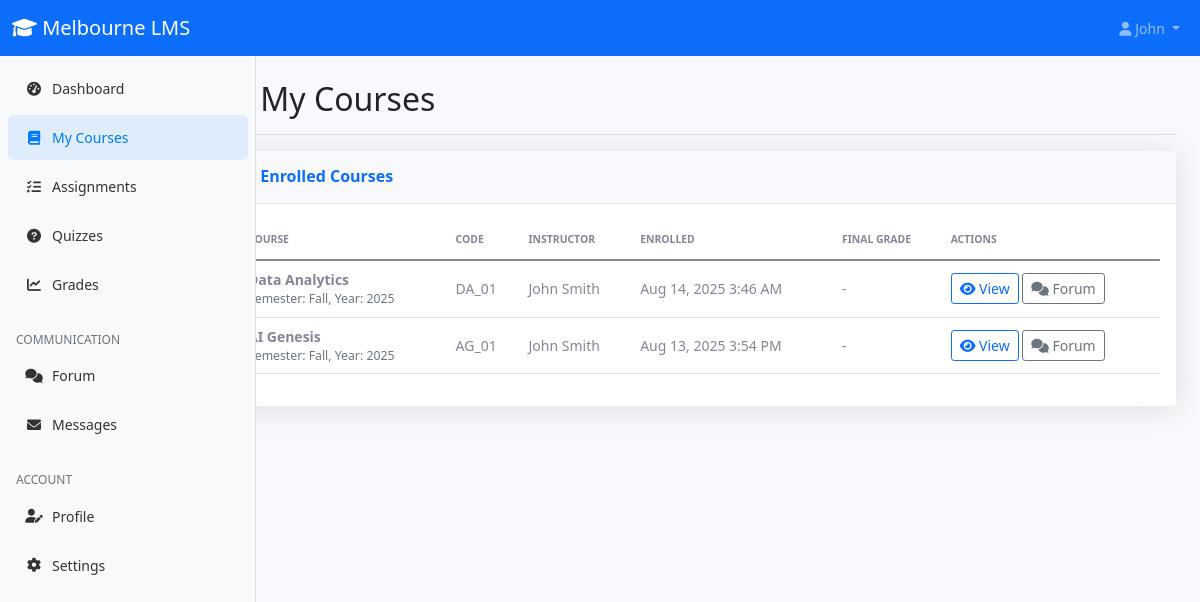
/student/courses.php (signed in), run on the app's committed database.
### tables this page shows
CREATE TABLE `enrollments` (
  `id` int(11) NOT NULL,
  `student_id` int(11) NOT NULL,
  `course_id` int(11) NOT NULL,
  `enrollment_date` timestamp NOT NULL DEFAULT current_timestamp(),
  `status` enum('enrolled','completed','dropped') DEFAULT 'enrolled',
  `final_grade` decimal(5,2) DEFAULT NULL
);

CREATE TABLE `courses` (
  `id` int(11) NOT NULL,
  `title` varchar(200) NOT NULL,
  `description` text DEFAULT NULL,
  `instructor_id` int(11) NOT NULL,
  `course_code` varchar(20) NOT NULL,
  `credits` int(11) DEFAULT 3,
  `semester` varchar(20) DEFAULT NULL,
  `year` int(11) DEFAULT NULL,
  `max_students` int(11) DEFAULT 50,
  `status` enum('active','inactive') DEFAULT 'active',
  `created_at` timestamp NOT NULL DEFAULT current_timestamp()
);

CREATE TABLE `users` (
  `id` int(11) NOT NULL,
  `username` varchar(50) NOT NULL,
  `email` varchar(100) NOT NULL,
  `password` varchar(255) NOT NULL,
  `first_name` varchar(50) NOT NULL,
  `last_name` varchar(50) NOT NULL,
  `role` enum('student','instructor','admin') NOT NULL,
  `profile_image` varchar(255) DEFAULT NULL,
  `created_at` timestamp NOT NULL DEFAULT current_timestamp(),
  `updated_at` timestamp NOT NULL DEFAULT current_timestamp() ON UPDATE current_timestamp()
);

### config/database.php (called while the page is built, shortened)
<?php
function formatDate($date)
{
    return date('M j, Y g:i A', strtotime($date));
}

### student/courses.php (the view, shortened to what this page needs)
<?php
require_once '../config/database.php';
$database = new Database();
$db = $database->getConnection();
$query = "SELECT c.*, u.first_name, u.last_name, e.enrollment_date, e.final_grade
          FROM courses c
          JOIN enrollments e ON c.id = e.course_id
          JOIN users u ON c.instructor_id = u.id
          WHERE e.student_id = ? AND e.status = 'enrolled'
          ORDER BY e.enrollment_date DESC";
$stmt = $db->prepare($query);
$stmt->execute([$_SESSION['user_id']]);
$enrolledCourses = $stmt->fetchAll(PDO::FETCH_ASSOC);
?>
<!DOCTYPE html>
<html lang="en">
<head>
	<link href="https://cdn.jsdelivr.net/npm/bootstrap@5.1.3/dist/css/bootstrap.min.css" rel="stylesheet">
	<link href="https://cdnjs.cloudflare.com/ajax/libs/font-awesome/6.0.0/css/all.min.css" rel="stylesheet">
	<link href="../assets/css/dashboard.css" rel="stylesheet">
</head>
<body>
	<?php include '../includes/student_navbar.php'; ?>
	<div class="container-fluid">
		<div class="row">
			<?php include '../includes/student_sidebar.php'; ?>
			<main class="col-md-9 ms-sm-auto col-lg-10 px-md-4">
				<div class="d-flex justify-content-between flex-wrap flex-md-nowrap align-items-center pt-3 pb-2 mb-3 border-bottom">
					<h1 class="h2"><i class="fas fa-book"></i> My Courses</h1>
				</div>
				<div class="card shadow">
					<div class="card-header py-3">
						<h6 class="m-0 font-weight-bold text-primary"><i class="fas fa-list"></i> Enrolled Courses</h6>
					</div>
					<div class="card-body">
						<?php if (empty($enrolledCourses)): ?>
							<div class="text-center py-4">
								<i class="fas fa-book fa-3x text-gray-300 mb-3"></i>
								<p class="text-muted">You are not enrolled in any courses yet.</p>
							</div>
						<?php else: ?>
							<div class="table-responsive">
								<table class="table table-hover align-middle">
									<thead>
										<tr>
											<th>Course</th>
											<th>Code</th>
											<th>Instructor</th>
											<th>Enrolled</th>
											<th>Final Grade</th>
											<th>Actions</th>
										</tr>
									</thead>
									<tbody>
										<?php foreach ($enrolledCourses as $course): ?>
										<tr>
											<td>
												<strong><?php echo htmlspecialchars($course['title']); ?></strong>
												<div class="small text-muted">Semester: <?php echo htmlspecialchars($course['semester']); ?>, Year: <?php echo (int)$course['year']; ?></div>
											</td>
											<td><?php echo htmlspecialchars($course['course_code']); ?></td>
											<td><?php echo htmlspecialchars($course['first_name'] . ' ' . $course['last_name']); ?></td>
											<td><?php echo formatDate($course['enrollment_date']); ?></td>
											<td><?php echo is_null($course['final_grade']) ? '-' : $course['final_grade']; ?></td>
											<td>
												<a href="course_view.php?id=<?php echo $course['id']; ?>" class="btn btn-sm btn-outline-primary">
													<i class="fas fa-eye"></i> View
												</a>
												<a href="../forum/index.php?course_id=<?php echo $course['id']; ?>" class="btn btn-sm btn-outline-secondary">
													<i class="fas fa-comments"></i> Forum
												</a>
											</td>
										</tr>
										<?php endforeach; ?>
									</tbody>
								</table>
							</div>
						<?php endif; ?>
					</div>
				</div>
			</main>
		</div>
	</div>
</body>
</html>

### assets/css/dashboard.css (style rules this page uses)
body { font-size: .875rem; background-color: #f8f9fc; }
main { padding-top: 0.5rem; }
.card { box-shadow: 0 0.15rem 1.75rem 0 rgba(58, 59, 69, 0.15) !important; border: none; }
.card-header { background-color: #f8f9fc; border-bottom: 1px solid #e3e6f0; }
.font-weight-bold { font-weight: 700 !important; }
.btn { border-radius: 0.35rem; font-weight: 400; }
.btn-sm { padding: 0.25rem 0.5rem; font-size: 0.875rem; border-radius: 0.2rem; }
.table { color: #858796; }
.table th { border-top: none; font-weight: 600; text-transform: uppercase; font-size: 0.65rem; padding-top: 0.75rem; padding-bottom: 0.75rem; }
@media (min-width: 769px) { main { margin-left: 16rem; } }
.shadow { box-shadow: 0 0.15rem 1.75rem 0 rgba(58, 59, 69, 0.15) !important; }

### data on the page
enrollments: course.title "Data Analytics", course.semester "Fall", course.year "2025", course.course_code "DA_01", users.first_name+last_name "John Smith", enrollment_date "Aug 14, 2025 3:46 AM"
enrollments: course.title "AI Genesis", course.semester "Fall", course.year "2025", course.course_code "AG_01", users.first_name+last_name "John Smith", enrollment_date "Aug 13, 2025 3:54 PM"

### other printed values
$_SESSION['first_name'] "John"
